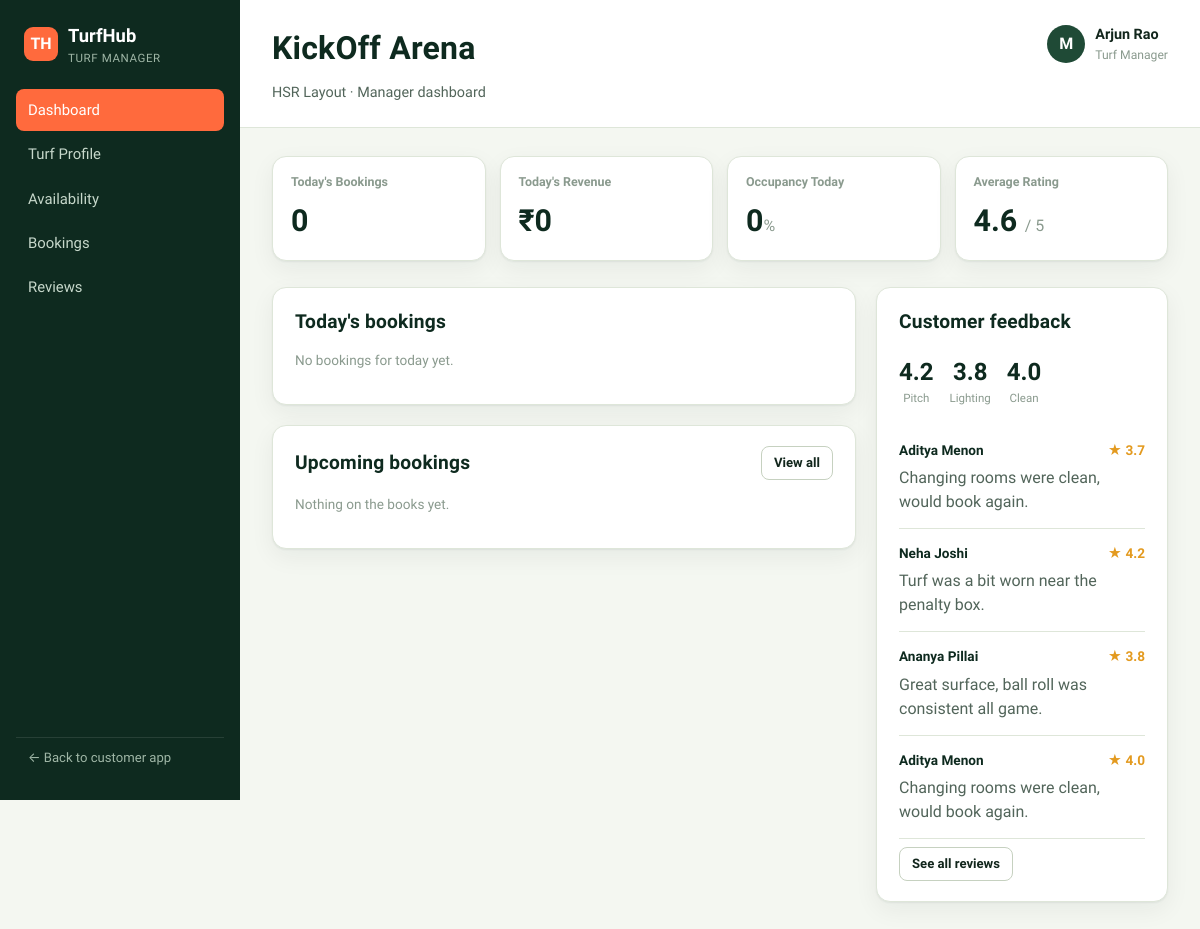
/manager/, run on the app's committed database.
### tables this page shows
CREATE TABLE turfs (
    id INTEGER PRIMARY KEY,
    name TEXT NOT NULL,
    area TEXT NOT NULL,
    address TEXT NOT NULL,
    manager_id INTEGER REFERENCES managers(id),
    price_per_hour INTEGER NOT NULL,
    turf_type TEXT NOT NULL,          -- 5-a-side / 6-a-side / 7-a-side / 11-a-side
    surface_type TEXT NOT NULL,       -- Artificial Turf / Hybrid Grass / Natural Grass
    description TEXT NOT NULL,
    facilities TEXT NOT NULL,         -- comma separated
    opening_time TEXT NOT NULL,
    closing_time TEXT NOT NULL,
    rating REAL NOT NULL,
    status TEXT NOT NULL DEFAULT 'pending',       -- active / pending / suspended
    verified INTEGER NOT NULL DEFAULT 0,
    image TEXT NOT NULL,
    phone TEXT NOT NULL,
    distance_km REAL NOT NULL,
    created_at TEXT NOT NULL
);

CREATE TABLE reviews (
    id INTEGER PRIMARY KEY,
    turf_id INTEGER REFERENCES turfs(id),
    customer_id INTEGER REFERENCES customers(id),
    pitch_quality INTEGER NOT NULL,
    lighting INTEGER NOT NULL,
    cleanliness INTEGER NOT NULL,
    maintenance INTEGER NOT NULL,
    facilities_rating INTEGER NOT NULL,
    value_for_money INTEGER NOT NULL,
    overall REAL NOT NULL,
    comment TEXT NOT NULL,
    review_date TEXT NOT NULL
);

CREATE TABLE customers (
    id INTEGER PRIMARY KEY,
    name TEXT NOT NULL,
    email TEXT NOT NULL,
    phone TEXT NOT NULL,
    joined_date TEXT NOT NULL
);

### blueprints/manager/routes.py (the view)
@manager_bp.route("/")
def dashboard():
    conn = get_db()
    turf = conn.execute("SELECT * FROM turfs WHERE id=?", (CURRENT_TURF_ID,)).fetchone()
    today_iso = date.today().isoformat()
    today_bookings = conn.execute(
        """SELECT bookings.*, customers.name as customer_name FROM bookings
           JOIN customers ON customers.id = bookings.customer_id
           WHERE turf_id=? AND booking_date=? AND status!='cancelled'
           ORDER BY time_slot""",
        (CURRENT_TURF_ID, today_iso),
    ).fetchall()
    upcoming_bookings = conn.execute(
        """SELECT bookings.*, customers.name as customer_name FROM bookings
           JOIN customers ON customers.id = bookings.customer_id
           WHERE turf_id=? AND booking_date>? AND status!='cancelled'
           ORDER BY booking_date LIMIT 8""",
        (CURRENT_TURF_ID, today_iso),
    ).fetchall()
    revenue_today = conn.execute(
        "SELECT COALESCE(SUM(amount),0) s FROM bookings WHERE turf_id=? AND booking_date=? AND status!='cancelled'",
        (CURRENT_TURF_ID, today_iso),
    ).fetchone()["s"]
    booked_count = len(compute_slot_status(conn, CURRENT_TURF_ID, today_iso))
    booked_today = sum(1 for _, s in compute_slot_status(conn, CURRENT_TURF_ID, today_iso) if s == "booked")
    occupancy = round((booked_today / len(TIME_SLOTS)) * 100) if TIME_SLOTS else 0
    recent_reviews = conn.execute(
        """SELECT reviews.*, customers.name as customer_name FROM reviews
           JOIN customers ON customers.id = reviews.customer_id
           WHERE turf_id=? ORDER BY review_date DESC LIMIT 4""",
        (CURRENT_TURF_ID,),
    ).fetchall()
    summary = turf_review_summary(conn, CURRENT_TURF_ID)
    conn.close()
    return render_template("manager/dashboard.html", turf=turf, today_bookings=today_bookings,
                            upcoming_bookings=upcoming_bookings, revenue_today=revenue_today,
                            occupancy=occupancy, recent_reviews=recent_reviews, summary=summary)

### database.py (called while the page is built)
def get_db():
    conn = sqlite3.connect(DATABASE_PATH)
    conn.row_factory = sqlite3.Row
    conn.execute("PRAGMA foreign_keys = ON")
    return conn

def compute_slot_status(conn, turf_id, on_date):
    booked = {
        row["time_slot"]
        for row in conn.execute(
            "SELECT time_slot FROM bookings WHERE turf_id=? AND booking_date=? AND status!='cancelled'",
            (turf_id, on_date),
        )
    }
    blocked = {
        row["time_slot"]
        for row in conn.execute(
            "SELECT time_slot FROM blocked_slots WHERE turf_id=? AND block_date=?",
            (turf_id, on_date),
        )
    }
    result = []
    for slot in TIME_SLOTS:
        if slot in booked:
            result.append((slot, "booked"))
        elif slot in blocked:
            result.append((slot, "blocked"))
        else:
            result.append((slot, "available"))
    return result

def turf_review_summary(conn, turf_id):
    row = conn.execute(
        """SELECT COUNT(*) as n, AVG(pitch_quality) pq, AVG(lighting) lt,
                  AVG(cleanliness) cl, AVG(maintenance) mt, AVG(facilities_rating) fc,
                  AVG(value_for_money) vf, AVG(overall) ov
           FROM reviews WHERE turf_id=?""",
        (turf_id,),
    ).fetchone()
    return row

### templates/manager/dashboard.html (shortened to what this page needs)
{% extends "base_manager.html" %}
{% block manager_title %}{{ turf.name }}{% endblock %}
{% block manager_subtitle %}{{ turf.area }} · Manager dashboard{% endblock %}
{% block manager_content %}
<div class="stat-grid">
  <div class="stat-card"><div class="stat-label">Today's Bookings</div><div class="stat-value">{{ today_bookings|length }}</div></div>
  <div class="stat-card"><div class="stat-label">Today's Revenue</div><div class="stat-value">₹{{ revenue_today }}</div></div>
  <div class="stat-card"><div class="stat-label">Occupancy Today</div><div class="stat-value">{{ occupancy }}<span class="unit">%</span></div></div>
  <div class="stat-card"><div class="stat-label">Average Rating</div><div class="stat-value">{{ turf.rating }} <span class="unit">/ 5</span></div></div>
</div>
<div class="two-col">
  <div>
    <div class="panel">
      <div class="panel-head"><h3>Today's bookings</h3></div>
      {% if today_bookings %}
      <div class="table-wrap">
        <table class="data-table">
          <thead><tr><th>Time</th><th>Customer</th><th>Players</th><th>Amount</th></tr></thead>
          <tbody>
            {% for b in today_bookings %}
            <tr><td>{{ b.time_slot }}</td><td>{{ b.customer_name }}</td><td>{{ b.players }}</td><td>₹{{ b.amount }}</td></tr>
            {% endfor %}
          </tbody>
        </table>
      </div>
      {% else %}
      <p class="muted">No bookings for today yet.</p>
      {% endif %}
    </div>
    <div class="panel">
      <div class="panel-head"><h3>Upcoming bookings</h3>
        <a class="btn btn-outline btn-sm" href="{{ url_for('manager.bookings') }}">View all</a>
      </div>
      {% if upcoming_bookings %}
      <div class="table-wrap">
        <table class="data-table">
          <thead><tr><th>Date</th><th>Time</th><th>Customer</th><th>Amount</th></tr></thead>
          <tbody>
            {% for b in upcoming_bookings %}
            <tr><td>{{ b.booking_date }}</td><td>{{ b.time_slot }}</td><td>{{ b.customer_name }}</td><td>₹{{ b.amount }}</td></tr>
            {% endfor %}
          </tbody>
        </table>
      </div>
      {% else %}
      <p class="muted">Nothing on the books yet.</p>
      {% endif %}
    </div>
  </div>
  <div>
    <div class="panel">
      <h3>Customer feedback</h3>
      <div class="rating-row" style="justify-content:flex-start;gap:16px;">
        <div class="rating-item"><div class="num">{{ summary.pq|round(1) if summary.pq else '—' }}</div><div class="lab">Pitch</div></div>
        <div class="rating-item"><div class="num">{{ summary.lt|round(1) if summary.lt else '—' }}</div><div class="lab">Lighting</div></div>
        <div class="rating-item"><div class="num">{{ summary.cl|round(1) if summary.cl else '—' }}</div><div class="lab">Clean</div></div>
      </div>
      {% for r in recent_reviews %}
      <div class="review-card">
        <div class="review-head"><span class="name">{{ r.customer_name }}</span><span class="stars">★ {{ r.overall }}</span></div>
        <p style="margin:0;">{{ r.comment }}</p>
      </div>
      {% else %}
      <p class="muted">No reviews yet.</p>
      {% endfor %}
      <a class="btn btn-outline btn-sm" href="{{ url_for('manager.reviews') }}" style="margin-top:8px;">See all reviews</a>
    </div>
  </div>
</div>
{% endblock %}

### static/css/style.css (style rules this page uses)
:root { --bg: #F4F7F1; --bg-alt: #FFFFFF; --pitch-900: #0E2A1F; --pitch-800: #163829; --pitch-700: #1F4A36; --pitch-600: #2C5F45; --line: #DEE6D9; --line-strong: #C6D1C0; --ink: #12261C; --ink-soft: #52655A; --ink-faint: #8A9A8E; --accent: #FF6A3D; --accent-dark: #E14F22; --accent-soft: #FFE4D8; --amber: #E39A1F; --amber-soft: #FCEDCB; --success: #2E7D4F; --success-soft: #DCEFE1; --danger: #C63C3C; --danger-soft: #FBE1DF; --radius-sm: 8px; --radius-md: 14px; --radius-lg: 20px; --shadow-card: 0 1px 2px rgba(14,42,31,0.06), 0 8px 24px rgba(14,42,31,0.06); --font-display: 'Barlow Condensed', 'Arial Narrow', sans-serif; --font-body: 'Work Sans', -apple-system, sans-serif; }
* { box-sizing: border-box; }
html, body { margin: 0; padding: 0; }
body { font-family: var(--font-body); background: var(--bg); color: var(--ink); line-height: 1.5; -webkit-font-smoothing: antialiased; }
h1, h2, h3, h4 { font-family: var(--font-display); color: var(--pitch-900); margin: 0 0 0.3em; font-weight: 600; letter-spacing: 0.2px; }
h3 { font-size: 1.2rem; }
p { margin: 0 0 1em; color: var(--ink-soft); }
a { color: inherit; text-decoration: none; }
.btn { display: inline-flex; align-items: center; justify-content: center; gap: 6px; padding: 10px 18px; border-radius: var(--radius-sm); font-family: var(--font-body); font-weight: 600; font-size: 0.92rem; border: 1px solid transparent; cursor: pointer; transition: transform .08s ease, background .15s ease; }
.btn-outline { background: transparent; border-color: var(--line-strong); color: var(--ink); }
.btn-sm { padding: 6px 12px; font-size: 0.82rem; }
.stat-grid { display: grid; grid-template-columns: repeat(auto-fit, minmax(180px, 1fr)); gap: 14px; margin-bottom: 26px; }
.stat-card { background: var(--bg-alt); border: 1px solid var(--line); border-radius: var(--radius-md); padding: 16px 18px; box-shadow: var(--shadow-card); }
.stat-label { font-size: 0.78rem; color: var(--ink-faint); font-weight: 600; margin-bottom: 6px; }
.stat-value { font-family: var(--font-display); font-size: 1.9rem; color: var(--pitch-900); font-weight: 700; }
.stat-value .unit { font-size: 1rem; color: var(--ink-faint); font-family: var(--font-body); font-weight: 500; }
.panel { background: var(--bg-alt); border: 1px solid var(--line); border-radius: var(--radius-md); padding: 20px 22px; margin-bottom: 20px; box-shadow: var(--shadow-card); }
.panel-head { display: flex; align-items: center; justify-content: space-between; margin-bottom: 14px; }
.panel-head h3 { margin: 0; }
.two-col { display: grid; grid-template-columns: 2fr 1fr; gap: 20px; align-items: start; }
.rating-row { display: flex; gap: 22px; flex-wrap: wrap; margin: 18px 0; }
.rating-item { text-align: center; }
.rating-item .num { font-family: var(--font-display); font-size: 1.5rem; color: var(--pitch-900); font-weight: 700; }
.rating-item .lab { font-size: 0.72rem; color: var(--ink-faint); }
.review-card { border-bottom: 1px solid var(--line); padding: 14px 0; }
.review-head { display: flex; justify-content: space-between; font-size: 0.85rem; margin-bottom: 6px; }
.review-head .name { font-weight: 600; color: var(--pitch-900); }
.muted { color: var(--ink-faint); font-size: 0.85rem; }
.stars { color: var(--amber); font-weight: 700; }

### data on the page
turfs: name "KickOff Arena", area "HSR Layout", rating "4.6"
reviews: customer_name "Aditya Menon", overall "3.7", comment "Changing rooms were clean, would book again."
reviews: customer_name "Neha Joshi", overall "4.2", comment "Turf was a bit worn near the penalty box."
reviews: customer_name "Ananya Pillai", overall "3.8", comment "Great surface, ball roll was consistent all game."
reviews: customer_name "Aditya Menon", overall "4.0", comment "Changing rooms were clean, would book again."

### other printed values
{{ today_bookings|length }} "0"
{{ revenue_today }} "0"
{{ occupancy }} "0"
{{ summary.pq|round(1) if summary.pq else '—' }} "4.2"
{{ summary.lt|round(1) if summary.lt else '—' }} "3.8"
{{ summary.cl|round(1) if summary.cl else '—' }} "4.0"
